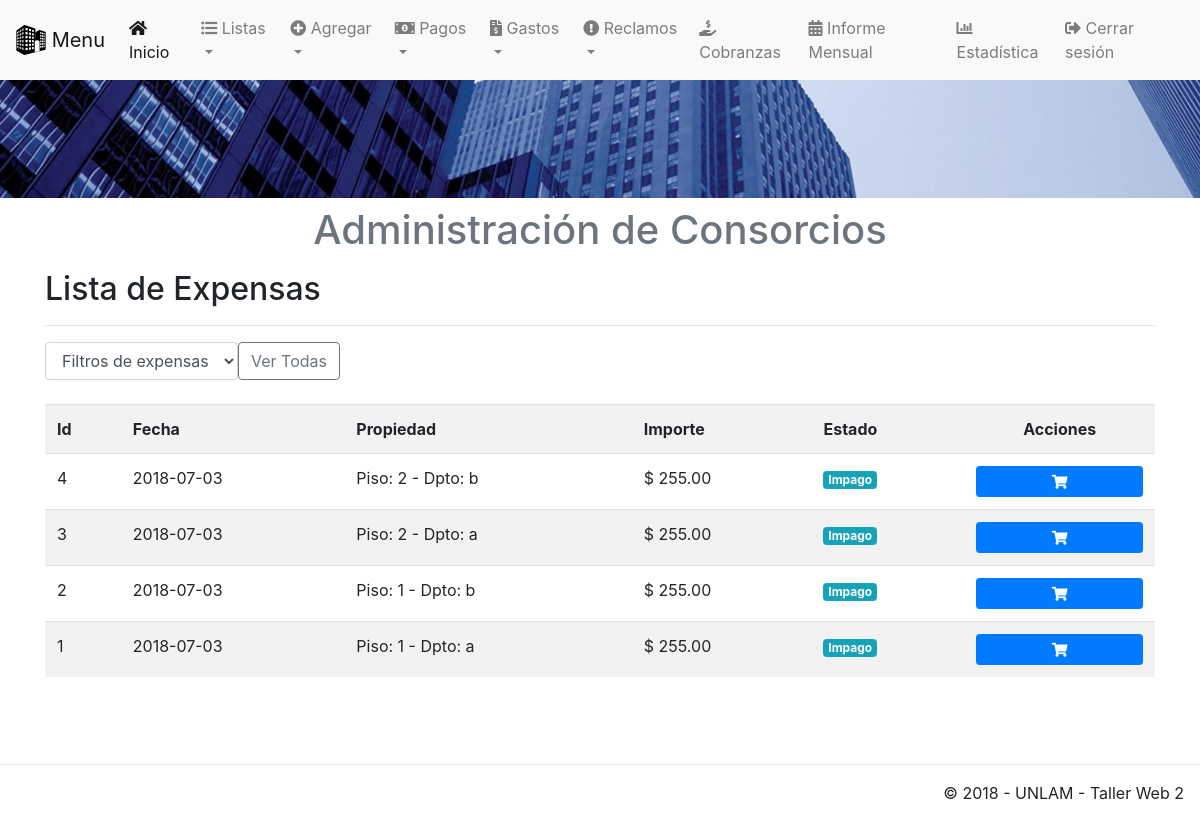
Before: /app/view/listaExpensas.php (signed in) with the older database file.
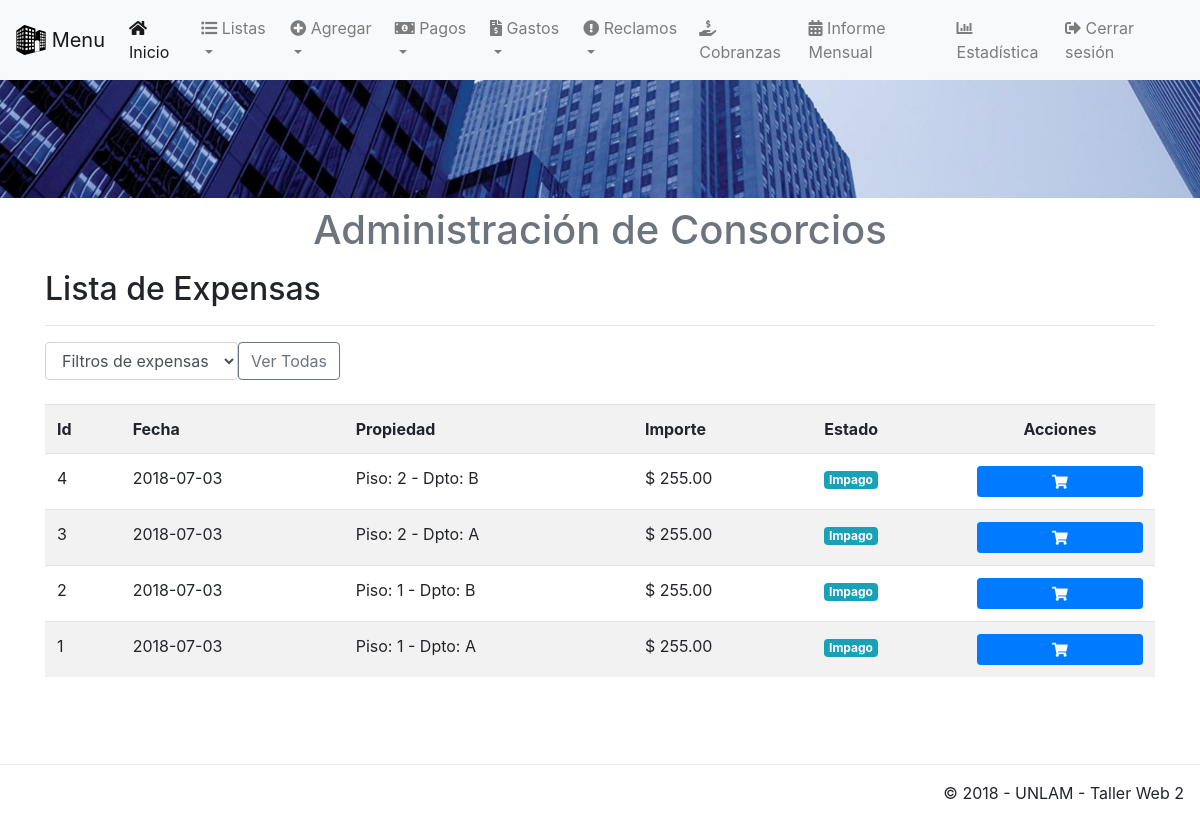
After: the same page with the newer database file.
### tables this page shows
CREATE TABLE `expensa` (
  `idExpensa` int(11) UNSIGNED NOT NULL,
  `idLiquidacion` int(11) UNSIGNED DEFAULT NULL,
  `idPropiedad` int(11) UNSIGNED DEFAULT NULL,
  `importe` decimal(12,2) UNSIGNED NOT NULL,
  `fecha` date NOT NULL,
  `vencimiento` date DEFAULT NULL,
  `estado` varchar(50) DEFAULT NULL
);

CREATE TABLE `propiedad` (
  `idPropiedad` int(11) UNSIGNED NOT NULL,
  `idUsuarios` int(11) UNSIGNED DEFAULT NULL,
  `porcentajeParticipacion` int(3) UNSIGNED NOT NULL,
  `piso` int(3) NOT NULL,
  `departamento` varchar(1) NOT NULL,
  `unidadFuncionalLote` varchar(50) NOT NULL,
  `idConsorcio` int(11) UNSIGNED DEFAULT NULL
);

### app/view/listaExpensas.php (the view, shortened to what this page needs)
<!DOCTYPE html>
<html lang="es"
<?php include('template/head.php'); ?>
    <body>
    <?php
        include('template/nav.php');
        include('template/header.php'); ?>
        <div class="container">
		<div class="content">
			<h2>Lista de Expensas</h2>
			<hr />
			<form class="form-inline" method="get">
				<div class="form-group">
					<select name="filter" class="form-control" onchange="form.submit()" id="filtro">
						<option value="0">Filtros de expensas</option>
						<?php $filter = (isset($_GET['filter']) ? strtolower(mysqli_real_escape_string($conexion, (strip_tags($_GET["filter"], ENT_QUOTES)))) : NULL);  ?>
					</select>
						<button onclick="document.getElementById('filtro').selectedIndex = 0;" role="button" aria-pressed="true" class="btn btn-outline-secondary">Ver Todas</button>
				</div>
			</form>
			<br/>
			<div class="table-responsive">
			<table class="table table-striped table-hover">
				<tr>
					<th>Id</th>
					<th>Fecha</th>
					<th>Propiedad</th>
                    <th>Importe</th>
                    <th>Estado</th>
                    <th style="text-align:center;">Acciones</th>
				</tr>
				<?php
				$idUsuario = $_SESSION['idUsuario'];
				$sql = mysqli_query($conexion,
				"SELECT *
				FROM expensa
				JOIN propiedad ON expensa.idPropiedad = propiedad.idPropiedad
				WHERE propiedad.idPropiedad='$idUsuario'") or die(mysqli_error($conexion));
				if (isset($_SESSION['admin']) || isset($_SESSION['operador'])) {
					if ($filter) {
						$sql = mysqli_query($conexion,
						"SELECT *
						FROM expensa
						JOIN propiedad ON expensa.idPropiedad = propiedad.idPropiedad
						WHERE expensa.estado='$filter'
						ORDER BY expensa.idExpensa DESC") or die(mysqli_error($conexion));
					} else {
						$sql = mysqli_query($conexion,
						"SELECT *
						FROM expensa
						JOIN propiedad ON expensa.idPropiedad = propiedad.idPropiedad
						ORDER BY expensa.idExpensa DESC") or die(mysqli_error($conexion));
					}
				}
				if (mysqli_num_rows($sql) == 0) {
					echo '<tr><td colspan="8">No hay expensas a listar.</td></tr>';
				} else {
					while ($row = mysqli_fetch_assoc($sql)) {
						echo '
						<tr>
							<td>'.$row['idExpensa'].'</td>
							<td>'.$row['fecha'].'</td>
							<td>Piso: '.$row['piso'].' - Dpto: '.$row['departamento'].'</td>
							<td>$ '.$row['importe'].'</td>
							<td>';
							$estado = $row['estado'];
							switch ($estado) {
								case "Impago":
									$badgeColor = "info";
									break;
							}
							echo '<span class="badge badge-'.$badgeColor.'">'.$estado.'</span></td>';
							echo '<td>';
							if ($estado != "Pago") {
								echo '<a href="abm/pagarExpensa.php?id='.$row['idExpensa'].'" title="Pagar" class="btn btn-primary btn-sm btn-block"><span class="fas fa-shopping-cart" aria-hidden="true"></span></a>';
							}else{
                                echo '<a href="getPDF.php?id='.$row['idExpensa'].'" title="PDF" class="btn btn-secondary btn-sm btn-block"><span class="fas fa-download" aria-hidden="true"></span></a>';
                            }
							echo '</td>';
					}
				}
				?>
			</table>
			</div>
		</div>
	</div><center>
    <div class="corte">
    </div>
    <?php include('template/footer.php'); ?>
    </body>
</html>

Changed rows visible on the page:
changed through a linked row, expensa id 4: idPropiedad.departamento "b" → "B"
changed through a linked row, expensa id 3: idPropiedad.departamento "a" → "A"
changed through a linked row, expensa id 2: idPropiedad.departamento "b" → "B"
changed through a linked row, expensa id 1: idPropiedad.departamento "a" → "A"
